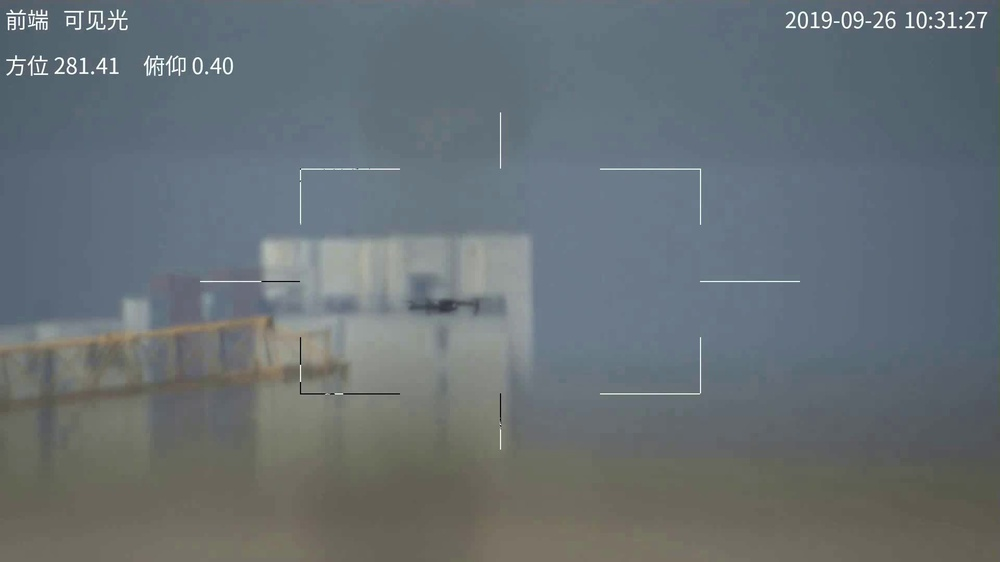
#> input picture gui/anti_uav_sample.jpg, 1000 x 562 px, shrunk from 1920 x 1080 before the run
$ python -i process_youtube_videos_4class.py   (imports and definitions only)   (older library calls are emulated)
#> lines starting #> are read from the running program, lines starting #| are printed output that depends on the picture; after the words box and inside, x2 and y2 are one past the last pixel; in counts of white or black regions, pixels touching at a corner belong together
"""
process_youtube_videos_4class.py — Generate rows in the 4-class fusion
dataset schema for the YouTube aerial-negative videos.

The GUI uses fusion_no_fn_model.joblib (4-class trust classifier) with
40 features. Its training CSV lives at
    classifier/runs/reliability/fusion/fusion_dataset.csv
This script appends YouTube grayscale-replicate rows (trust_label=0,
drone_present=0) into that CSV so the classifier learns to reject the
exact GUI failure mode: RGB airplane frame → both YOLOs fire → reject.

Both RGB-source and IR-source videos are processed:
  * RGB-source: RGB YOLO on the BGR frame, IR YOLO on gray-replicate
    (exact match to the GUI's grayscale-replicate failure mode).
  * IR-source: both YOLOs on gray-3ch of the thermal frame. RGB YOLO
    rarely fires on pure thermal (which is fine); IR YOLO fires
    natively. Scene features come from the thermal gray on both sides.
Svanström also supplies real-thermal aerial rows, but its IR YOLO never
fires on those scenes (ir_detected=0 in all 6090 airplane rows), so
YouTube IR videos are the first training rows where the IR side
actually fires on aerial negatives.

Output:
    classifier/runs/reliability/fusion/fusion_dataset_v2.csv   (merged)
    classifier/runs/reliability/fusion/fusion_dataset.csv.bak_v1
"""

import argparse
import shutil
import time
from pathlib import Path

import cv2
import numpy as np
import pandas as pd
import yaml


# ── Feature extraction (verbatim from ir_gui/fusion/features.py) ──

def compute_global_features(img_gray):
    h, w = img_gray.shape[:2]
#> h = 562; w = 1000
    img_area = h * w
#> img_area = 562000
    img_f = img_gray.astype(np.float32)
    img_mean = float(img_f.mean())
#> img_mean = 110.2
    img_std = float(img_f.std())
#> img_std = 16.67
    p2 = float(np.percentile(img_gray, 2))
#> p2 = 88
    p98 = float(np.percentile(img_gray, 98))
#> p98 = 156
    img_dynamic_range = p98 - p2
#> img_dynamic_range = 68
    hist, _ = np.histogram(img_gray, bins=256, range=(0, 256))
#> hist = 256 values, max 51087 at index 108, min 0 at index 0, mean 2195.3
    hist = hist[hist > 0].astype(np.float64)
#> hist = 228 values, max 51087 at index 80, min 1 at index 2, mean 2464.9
    p = hist / hist.sum()
#> p = 228 values, max 0.0909 at index 80, min 1.78e-06 at index 2, mean 0.00439
    img_entropy = float(-np.sum(p * np.log2(p)))
#> img_entropy = 5.31
    top_mean = float(img_f[:h // 2].mean())
#> top_mean = 111.1
    bot_mean = float(img_f[h // 2:].mean())
#> bot_mean = 109.3
    sky_ground_ratio = top_mean / max(bot_mean, 1.0)
#> sky_ground_ratio = 1.02
    edges = cv2.Canny(img_gray, 50, 150)
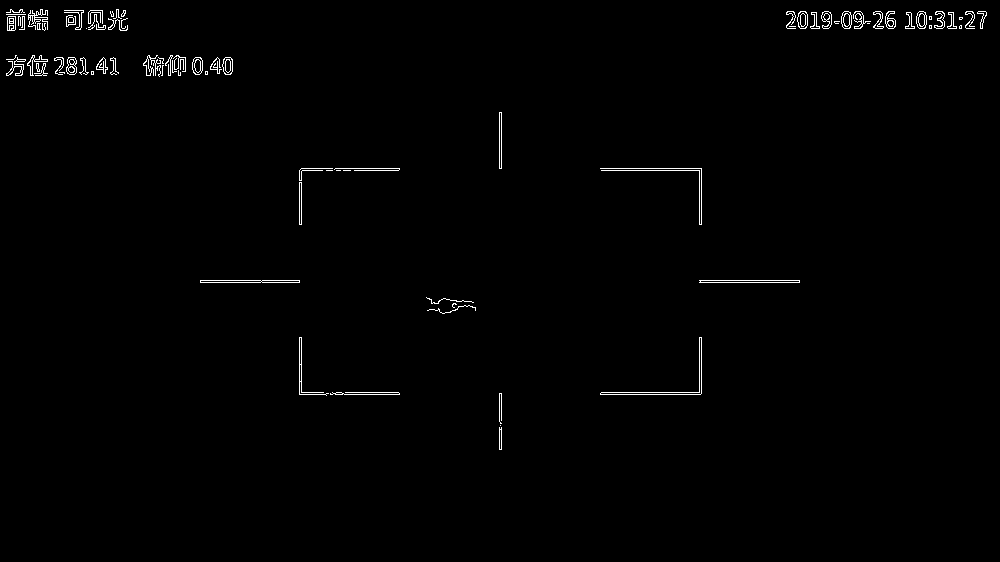
#> edges: shape (562, 1000); 0.87% white in thin lines or dots, all inside (x1, y1, x2, y2) = (6, 9, 987, 450)
    edge_density = float(edges.sum()) / (img_area * 255.0)
#> edge_density = 0.00874
    lap = cv2.Laplacian(img_gray, cv2.CV_64F)
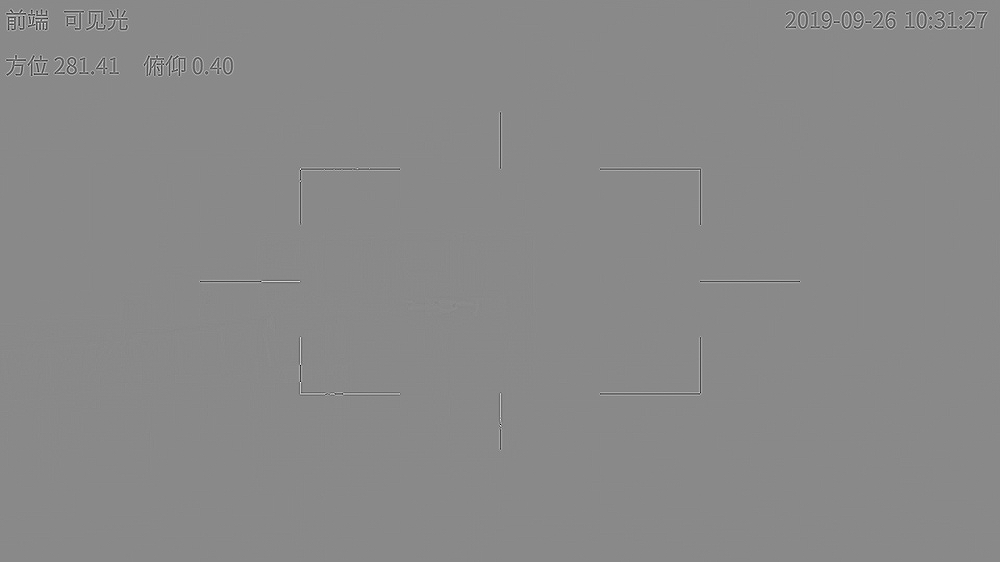
#> lap: shape (562, 1000) float64; min -474, max 405, mean 0; drawn with min black and max white
    blurriness = float(lap.var())
#> blurriness = 318.7
    return {
        "img_mean": round(img_mean, 3),
        "img_std": round(img_std, 3),
        "img_dynamic_range": round(img_dynamic_range, 3),
        "img_entropy": round(img_entropy, 4),
        "sky_ground_ratio": round(sky_ground_ratio, 4),
        "edge_density": round(edge_density, 6),
        "blurriness": round(blurriness, 3),
    }


# [36 lines left out: function compute_target_features, not called in this run]


TARGET_NAMES = ["log_bbox_area", "aspect_ratio", "pos_x", "pos_y",
                "dist_to_center", "local_contrast", "target_bg_delta"]


CATEGORY_MAP = {
    "airplane": "AIRPLANE", "plane": "AIRPLANE",
    "heli": "HELICOPTER", "helicopter": "HELICOPTER",
    "bird": "BIRD", "birds": "BIRD",
}


# [197 lines left out: functions parse_video_name, run_yolo, det_stats, best_det_target, frame_features, process_video and 1 more, not called in this run]


# [2 lines not run here, left out]

>>> import cv2
>>> picture = cv2.imread('../gui/anti_uav_sample.jpg', cv2.IMREAD_GRAYSCALE)
>>> result = compute_global_features(picture)
#> result = {'img_mean': 110.2, 'img_std': 16.67, 'img_dynamic_range': 68, 'img_entropy': 5.31, 'sky_ground_ratio': 1.02, 'edge_density': 0.00874, 'blurriness': 318.7}

$ run again, on gui/pair40_ir.jpg
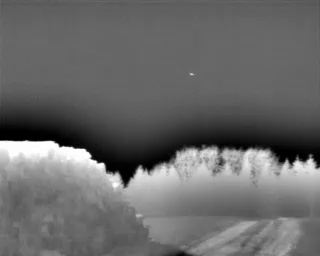
#> input picture gui/pair40_ir.jpg, 320 x 256 px
#> picture is the input picture: shape (256, 320); min 0, max 255, mean 104.7
#> img_mean = 104.7
#> img_std = 43.75
#> p2 = 6
#> p98 = 221
#> img_dynamic_range = 215
#> hist = 256 values, max 8002 at index 102, min 10 at index 244, mean 320
#> p = 256 values, max 0.0977 at index 102, min 0.000122 at index 244, mean 0.00391
#> img_entropy = 6.56
#> top_mean = 94.61
#> bot_mean = 114.8
#> sky_ground_ratio = 0.824
#> in compute_global_features, `edges = cv2.Canny(img_gray, 50, 150)`:
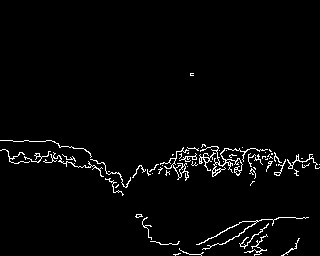
#> edges: shape (256, 320); 2.6% white in thin lines or dots, all inside (x1, y1, x2, y2) = (0, 73, 320, 256)
#> edge_density = 0.0261
#> in compute_global_features, `lap = cv2.Laplacian(img_gray, cv2.CV_64F)`:
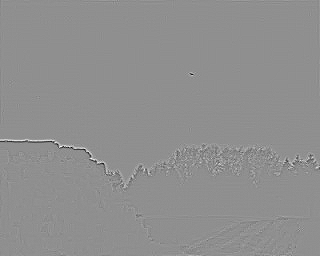
#> lap: shape (256, 320) float64; min -238, max 185, mean 0; drawn with min black and max white
#> blurriness = 104.3
#> result = {'img_mean': 104.7, 'img_std': 43.75, 'img_dynamic_range': 215, 'img_entropy': 6.56, 'sky_ground_ratio': 0.824, 'edge_density': 0.0261, 'blurriness': 104.3}
